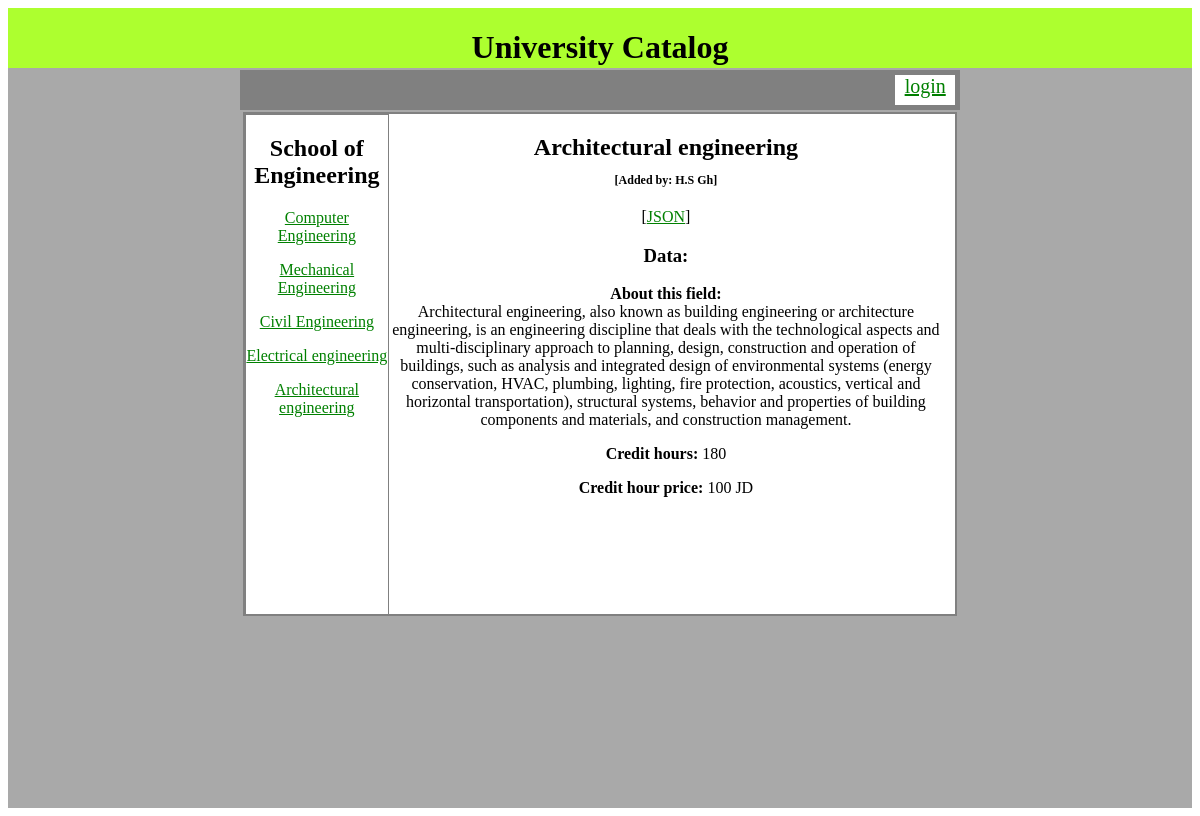
Screenshot of /school/1/10/ with the database file from the repository.
### database_setup.py (models this page shows, shortened)
class School(Base):
    __tablename__ = 'school'
    id = Column(Integer, primary_key=True)
    name = Column(String(250), nullable=False)
    user_id = Column(Integer, ForeignKey('user.id'))
    user = relationship(User)

class Field(Base):
    __tablename__ = 'field'
    name =Column(String(80), nullable = False)
    id = Column(Integer, primary_key = True)
    description = Column(String(250))
    crhours = Column(Integer)
    crprice = Column(String(8))
    school_id = Column(Integer,ForeignKey('school.id'))
    school = relationship(School)
    user_id = Column(Integer, ForeignKey('user.id'))
    user = relationship(User)

class User(Base):
    __tablename__ = 'user'
    id = Column(Integer, primary_key=True)
    name = Column(String(250), nullable=False)
    email = Column(String(250), nullable=False)
    picture = Column(String(250))

### school_catalog.py (the view)
@app.route('/school/<int:school_id>/<int:field_id>/')
def fieldPage(school_id, field_id):
    school = session.query(School).filter_by(id=school_id).one()
    fields = session.query(Field).filter_by(school_id=school_id).all()
    field = session.query(Field).filter_by(school_id=school_id,
                                           id=field_id).one()
    creator = getUserInfo(field.user_id)
    if 'username' in login_session:
        userid = getUserID(login_session['email'])
    if 'username' not in login_session:
        return render_template('field.html', school=school, field=field,
                               fields=fields, creator=creator)
    else:
        return render_template('fieldUser.html', school=school, field=field,
                               fields=fields,
                               username=login_session['username'],
                               userpic=login_session['picture'],
                               userid=userid, creator=creator)

### school_catalog.py (called while the page is built)
def getUserInfo(user_id):
    user = session.query(User).filter_by(id=user_id).one()
    return user

### templates/field.html (shortened to what this page needs)
<!DOCTYPE html>
<html>
    <head>
        <link rel=stylesheet type=text/css href="{{url_for('static', filename='css/style.css')}}">
    </head>
    <body>
        <div class='main'>
            <div class='header'>
                <h1>University Catalog</h1>
            </div>
            <div class='userspace'>
                <div class='logs'><a href="{{url_for('showLogin')}}" style="font-size: 20px">login</a></div>
            </div>
            <div class='midbox'>
                <div class='leftbox'>
                    <h2 style="text-align: center">{{school.name}}</h2>
                    {% for f in fields %}
                    <p style="text-align: center"><a href="{{url_for('fieldPage',school_id=school.id, field_id=f.id)}}">{{f.name}}</a></p>
                    {% endfor %}
                </div>
                <div class='rightbox'>
                    <h2 style="text-align: center">{{field.name}}<p style="font-size: 12px">[Added by: {{creator.name}}]</p></h2>
                    <p style="text-align: center">[<a href="{{url_for('fieldMenuJSON',school_id=school.id, field_id=field.id)}}">JSON</a>]</p>
                    <h3 style="text-align: center">Data:</h3>
                    <div style="text-align: center">
                        <p><b>About this field:</b></br>{{field.description}}</p>
                        <p><b>Credit hours:</b> {{field.crhours}}</p>
                        <p><b>Credit hour price:</b> {{field.crprice}}</p>
                    </div>
                </div>
            </div>
        </div>
        <div style="background-color: darkgrey; height: 200px"></div>
    </body>
</html>

### static/css/style.css (style rules this page uses)
.main { background-color: darkgrey; display: flex; flex-wrap: wrap; height: 600px; }
.header { background-color: greenyellow; height: 60px; width: 100%; text-align: center; }
.userspace { background-color: gray; height: 30px; width: 60%; border: 2px solid darkgrey; margin: auto; padding: 5px; }
.logs { float: right; height: 30px; background-color: white; width: 60px; text-align: center }
.midbox { background-color: white ; height: 500px; width: 60%; border: 2px solid grey; display: flex; flex-wrap: wrap; margin: auto; }
.leftbox { height: 500px; width: 20%; border: 1px solid grey; }
.rightbox { height: 500px; width: 78% }
a:link { color: green; }

### rows the page displays
School: name "School of Engineering"
Field: name "Computer Engineering"
Field: name "Mechanical Engineering"
Field: name "Civil Engineering"
Field: name "Electrical engineering"
Field: name "Architectural engineering", description "Architectural engineering, also known as building engineering or architecture engineering, is an engineering discipline that deals with the technological aspects and multi-disciplinary approach to planning, design, construction and operation of buildings, such as analysis and integrated design of environmental systems (energy conservation, HVAC, plumbing, lighting, fire protection, acoustics, vertical and horizontal transportation), structural systems, behavior and properties of building components and materials, and construction management.", crhours "180", crprice "100 JD"
User: name "H.S Gh"
